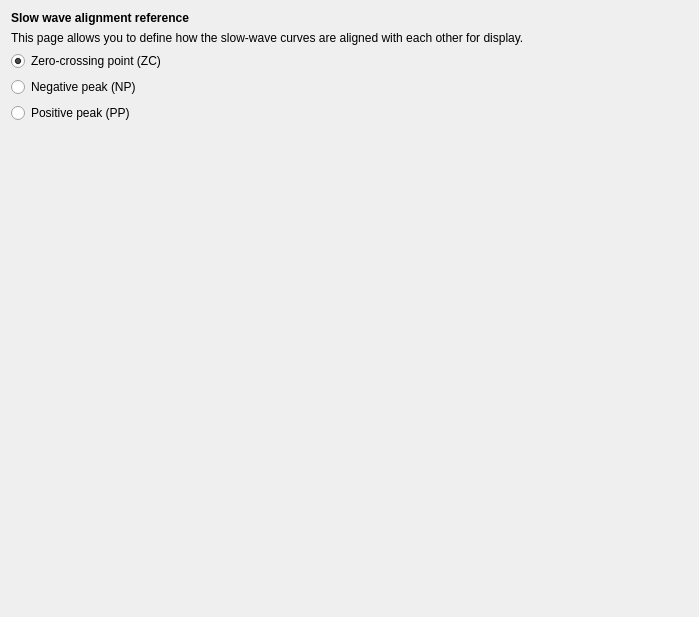
<?xml version="1.0" encoding="UTF-8"?>
<ui version="4.0">
 <class>SlowWaveAlignment</class>
 <widget class="QWidget" name="SlowWaveAlignment">
  <property name="geometry">
   <rect>
    <x>0</x>
    <y>0</y>
    <width>699</width>
    <height>617</height>
   </rect>
  </property>
  <property name="windowTitle">
   <string>SlowWaveAlignment</string>
  </property>
  <layout class="QVBoxLayout" name="verticalLayout_2">
   <item>
    <layout class="QHBoxLayout" name="horizontalLayout">
     <item>
      <layout class="QVBoxLayout" name="verticalLayout">
       <item>
        <widget class="QLabel" name="label_6">
         <property name="text">
          <string>&lt;html&gt;&lt;head/&gt;&lt;body&gt;&lt;p&gt;&lt;span style=&quot; font-weight:600;&quot;&gt;Slow wave alignment reference&lt;/span&gt;&lt;/p&gt;&lt;/body&gt;&lt;/html&gt;</string>
         </property>
        </widget>
       </item>
       <item>
        <widget class="QLabel" name="label">
         <property name="text">
          <string>This page allows you to define how the slow-wave curves are aligned with each other for display.</string>
         </property>
        </widget>
       </item>
       <item>
        <widget class="QRadioButton" name="radioButton_zc">
         <property name="text">
          <string>Zero-crossing point (ZC)</string>
         </property>
         <property name="checked">
          <bool>true</bool>
         </property>
        </widget>
       </item>
       <item>
        <widget class="QRadioButton" name="radioButton_np">
         <property name="text">
          <string>Negative peak (NP)</string>
         </property>
        </widget>
       </item>
       <item>
        <widget class="QRadioButton" name="radioButton_pp">
         <property name="text">
          <string>Positive peak (PP)</string>
         </property>
        </widget>
       </item>
      </layout>
     </item>
     <item>
      <spacer name="horizontalSpacer">
       <property name="orientation">
        <enum>Qt::Orientation::Horizontal</enum>
       </property>
       <property name="sizeHint" stdset="0">
        <size>
         <width>40</width>
         <height>20</height>
        </size>
       </property>
      </spacer>
     </item>
    </layout>
   </item>
   <item>
    <spacer name="verticalSpacer_2">
     <property name="orientation">
      <enum>Qt::Orientation::Vertical</enum>
     </property>
     <property name="sizeType">
      <enum>QSizePolicy::Policy::Fixed</enum>
     </property>
     <property name="sizeHint" stdset="0">
      <size>
       <width>20</width>
       <height>40</height>
      </size>
     </property>
    </spacer>
   </item>
   <item>
    <layout class="QHBoxLayout" name="horizontalLayout_2">
     <item>
      <widget class="QLabel" name="label_7">
       <property name="sizePolicy">
        <sizepolicy hsizetype="Fixed" vsizetype="Fixed">
         <horstretch>0</horstretch>
         <verstretch>0</verstretch>
        </sizepolicy>
       </property>
       <property name="minimumSize">
        <size>
         <width>0</width>
         <height>0</height>
        </size>
       </property>
       <property name="contextMenuPolicy">
        <enum>Qt::ContextMenuPolicy::NoContextMenu</enum>
       </property>
       <property name="layoutDirection">
        <enum>Qt::LayoutDirection::LeftToRight</enum>
       </property>
       <property name="autoFillBackground">
        <bool>false</bool>
       </property>
       <property name="lineWidth">
        <number>0</number>
       </property>
       <property name="text">
        <string/>
       </property>
       <property name="scaledContents">
        <bool>true</bool>
       </property>
       <property name="alignment">
        <set>Qt::AlignmentFlag::AlignCenter</set>
       </property>
       <property name="wordWrap">
        <bool>false</bool>
       </property>
       <property name="margin">
        <number>0</number>
       </property>
       <property name="indent">
        <number>0</number>
       </property>
      </widget>
     </item>
     <item>
      <spacer name="horizontalSpacer_5">
       <property name="orientation">
        <enum>Qt::Orientation::Horizontal</enum>
       </property>
       <property name="sizeType">
        <enum>QSizePolicy::Policy::Expanding</enum>
       </property>
       <property name="sizeHint" stdset="0">
        <size>
         <width>144</width>
         <height>20</height>
        </size>
       </property>
      </spacer>
     </item>
    </layout>
   </item>
   <item>
    <spacer name="verticalSpacer">
     <property name="orientation">
      <enum>Qt::Orientation::Vertical</enum>
     </property>
     <property name="sizeType">
      <enum>QSizePolicy::Policy::Expanding</enum>
     </property>
     <property name="sizeHint" stdset="0">
      <size>
       <width>20</width>
       <height>166</height>
      </size>
     </property>
    </spacer>
   </item>
  </layout>
 </widget>
 <resources/>
 <connections/>
</ui>
